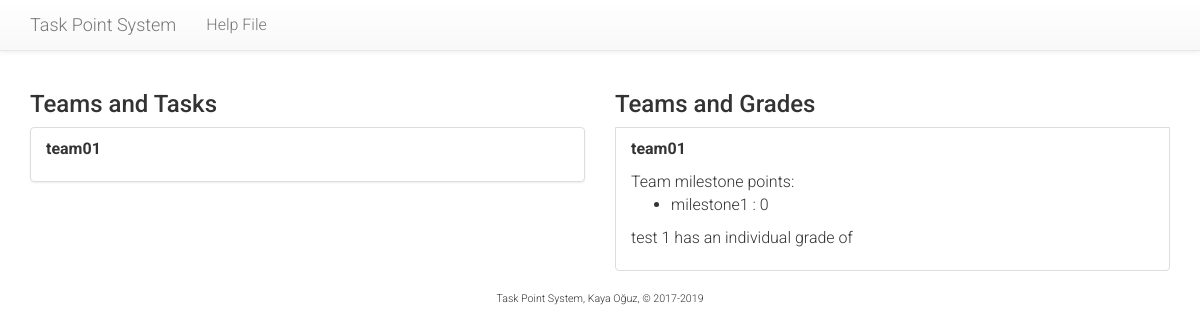
Page /tasks/view-all-teams/ (signed in) on the earlier database version.
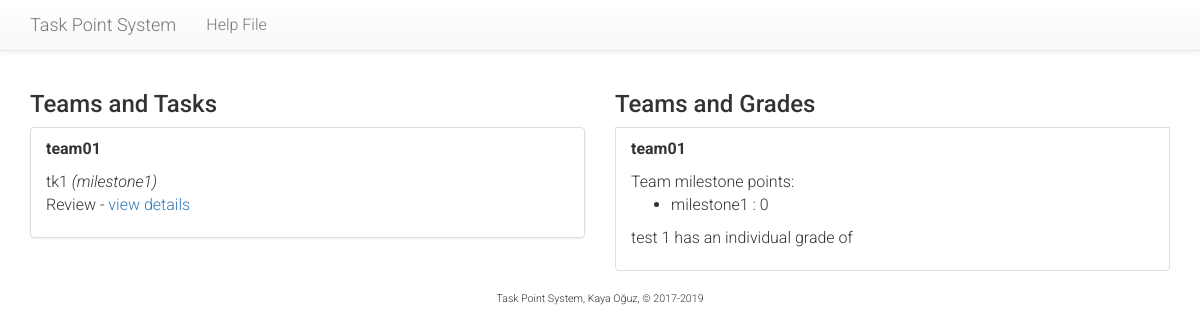
Same page on the later database version.
### tasks/models.py (models this page shows, shortened)
class Team(models.Model):
    course = models.ForeignKey(Course, on_delete=models.CASCADE)
    name = models.CharField("Team Name", max_length=128)
    github = models.CharField("Git Page", max_length=256, null=True)
    supervisor = models.ForeignKey(Supervisor, on_delete=models.SET_NULL, blank=True, null=True)
    team_size = models.PositiveSmallIntegerField("Team size", default=4, validators=[MaxValueValidator(99), MinValueValidator(1)])
    def get_all_task_points(self, m):
        p = 0
        for task in self.task_set.all().filter(milestone=m):
            p = p + task.get_points()
        return p
    def get_all_accepted_points(self, m):
        p = 0
        for task in self.task_set.all().filter(milestone=m):
            if task.status == 5:
                p = p + task.get_points()
        return p
    def get_milestone_list(self):
        milestone_list = {}
        for m in self.course.milestone_set.all():
            milestone_list[m.name] = self.get_team_grade(m)
        return milestone_list
    def get_team_grade(self, m):
        g = 0
        if self.get_all_task_points(m) > 0:
            g = round((self.get_all_accepted_points(m) / self.get_all_task_points(m)) * 100)
        return g

class Milestone(models.Model):
    course = models.ForeignKey(Course, on_delete=models.CASCADE)
    name = models.CharField("Milestone", max_length=128)
    description = models.TextField("Milestone details")
    weight = models.PositiveSmallIntegerField(
        "Weight",
        default=10,
        validators=[MaxValueValidator(100), MinValueValidator(1)]
    )
    due = models.DateField("Due Date")

class Developer(models.Model):
    id = models.CharField("ID", max_length=12, primary_key=True)
    user = models.OneToOneField(User, on_delete=models.CASCADE)
    team = models.ForeignKey(Team, on_delete=models.SET_NULL, blank=True, null=True)
    def __str__(self):
        return self.get_name()
    def get_name(self):
        return self.user.first_name + " " + self.user.last_name

class Task(models.Model):
    PRIORITY = (
        (3, 'Urgent'),
        (2, 'Planned'),
        (1, 'Low'),
    )
    DIFFICULTY = (
        (3, 'Difficult'),
        (2, 'Normal'),
        (1, 'Easy'),
    )
    STATUS = (
        (1, "Review"),
        (2, "Working on it"),
        (3, "Waiting for review"),
        (4, "Waiting for supervisor grade"),
        (5, "Rejected"),
        (6, "Accepted"),
    )
    milestone = models.ForeignKey(Milestone, on_delete=models.CASCADE)
    creator = models.ForeignKey(User, related_name='creator', on_delete=models.SET_NULL, blank=True, null=True)
    assignee = models.ForeignKey(
        Developer,
        on_delete=models.CASCADE,
        related_name='assignee',
        verbose_name="Assigned to"
    )
    team = models.ForeignKey(Team, on_delete=models.CASCADE)
    title = models.CharField("Brief task name", max_length=256)
    description = models.TextField("Description")
    due = models.DateField("Due Date", validators=[past_date_validator])
    date = models.DateTimeField("Created on", auto_now_add=True)
    completed = models.DateTimeField("Completed on", auto_now=True, blank=True, null=True)
    priority = models.PositiveSmallIntegerField("Priority", choices=PRIORITY, default=2)
    difficulty = models.PositiveSmallIntegerField("Difficulty", choices=DIFFICULTY, default=2)
    modifier = models.PositiveSmallIntegerField(
        "Modifier",
        default=3,
        validators=[MaxValueValidator(5), MinValueValidator(1)]
    )
    status = models.PositiveSmallIntegerField("Status", choices=STATUS, default=1)
    valid = models.BooleanField("Is Valid", default=False)
    def get_points(self):
        return (self.difficulty*self.priority)+self.modifier

### tasks/views.py (the view)
@login_required
def view_all_teams(request):
    if not request.user.is_superuser:
        leave_site(request)
        return HttpResponseRedirect('/tasks/')
    context = {
        'page_title': 'All teams and their points',
        'teams': Team.objects.all(),
        'developers': Developer.objects.all(),
        'milestones': Milestone.objects.all(),
    }
    return render(request, 'tasks/view_all_teams.html', context)

### tasks/templates/tasks/view_all_teams.html (shortened to what this page needs)
{% extends "tasks/base.html" %}
{% block leftcontent %}
<h3>Teams and Tasks</h3>
<ul class="list-group">
{% for team in teams %}
  <li class="list-group-item">
    <p><b>{{ team.name }}</b></p>
    {% for t in team.task_set.all %}
      <p>{{ t.title }} <i>({{t.milestone.name}})</i><br />
        {{t.get_status_display}} - <a href="{% url 'tasks:view-task' t.id %}">view details</a></p>
    {% endfor %}
  </li>
{% endfor %}
</ul>
{% endblock %}
{% block rightcontent %}
<h3>Teams and Grades</h3>
{% for team in teams %}
  <li class="list-group-item">
    <p><b>{{ team.name }}</b></p>
    Team milestone points:
    <ul>
    {% for m, g in team.get_milestone_list.items %}
      <li> {{ m }} : {{ g }}</li>
    {% endfor %}
    </ul>
    {% for d in team.developer_set.all %}
      <p>{{ d }} has an individual grade of {{ d.getProjectGrade }}</p>
    {% endfor %}
  </li>
{% endfor %}
{% endblock %}

Differences in the rows shown:
added Task: title "tk1", milestone.name "milestone1", status "Review"
